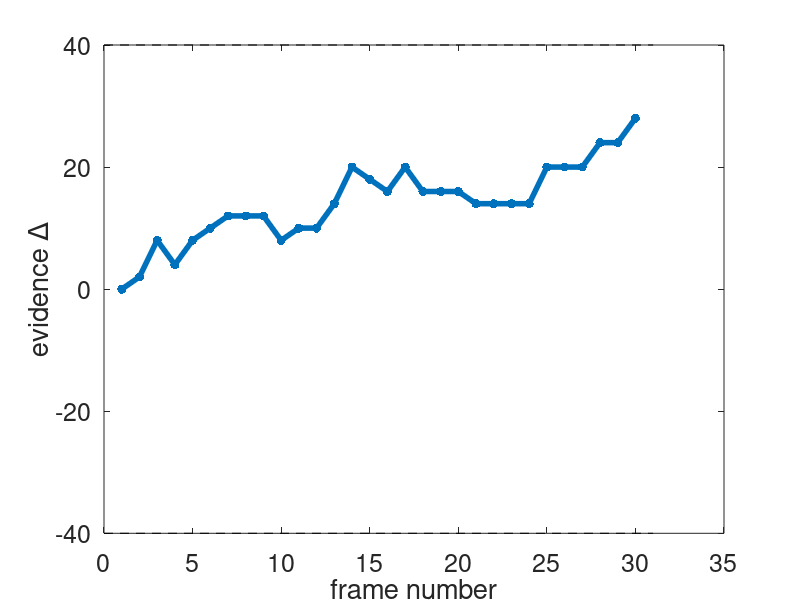

Reproduce this figure in MATLAB.
clear;

% Parameters
D = 10;              % Number of dots
f = 0.55;            % Fraction of dots moving in correct direction
z = 40;              % Threshold for decision
maxFrames = 30;    

% Initialize count variables and frame counter
N_correct = 0;
N_wrong = 0;
i = 1;
Delta = zeros(1, maxFrames);  % Preallocate to improve performance

% Initial condition
Delta(1) = N_correct - N_wrong;

while abs(Delta(i)) < z && i < maxFrames
    for j = 1:D
        % Randomly sample the direction of each dot
        dot_direction = binornd(1, f);
        
        % Update counts based on the direction
        N_correct = N_correct + dot_direction;
        N_wrong = N_wrong + (1 - dot_direction);
    end
    
    % Increment frame counter
    i = i + 1;
    
    % Compute the difference for this frame
    Delta(i) = N_correct - N_wrong;
end

% Adjust for the extra increment
i = i - 1;

% Determine accuracy based on the sign of Delta at decision time
accuracy = Delta(i) > 0;  % True if positive, false otherwise

% Decision time in frames
DT = i;


clf; 
 
l = plot(Delta,'.-');
set(l, 'linewidth', 4, 'markersize', 20);
hold on; 
plot([0 length(Delta)+1], [1 1] * z, 'k--')
plot([0 length(Delta)+1], [1 1] * -z, 'k--')
xlabel('frame number')
ylabel('evidence \Delta')
set(gca, 'fontsize', 18)

